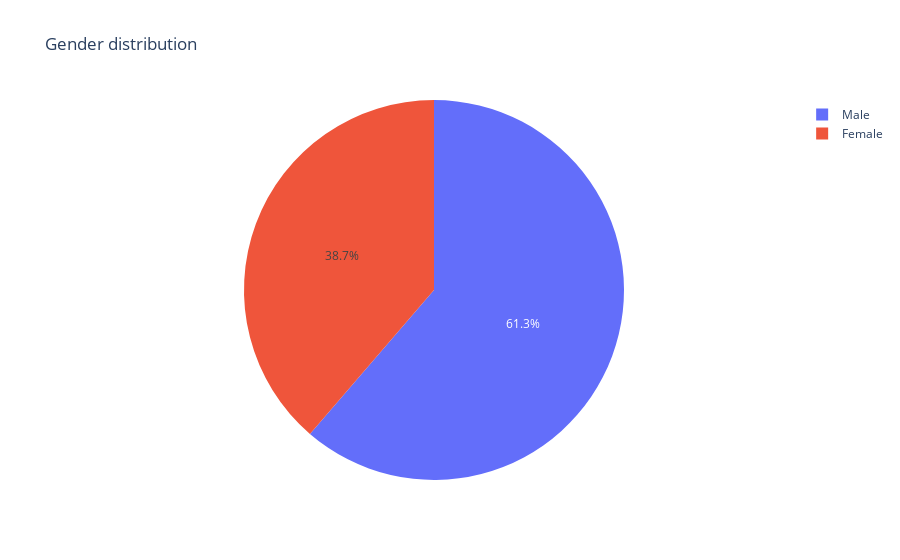

This figure's notebook cell:
### Code cell
import plotly.offline as py
py.init_notebook_mode(connected=True)
import plotly.graph_objs as go
import plotly.tools as tls
import plotly.express as px

pd.options.mode.chained_assignment = None
pd.options.display.max_columns = 999

temp_series = tb['Gender'].value_counts()
labels = (np.array(temp_series.index))
sizes = (np.array((temp_series / temp_series.sum())*100))

trace = go.Pie(labels=labels, values=sizes)
layout = go.Layout(
    title='Gender distribution'
)
data = [trace]
fig = go.Figure(data=data, layout=layout)
py.iplot(fig, filename="gender")

### Figure 1 — Plotly figure (JSON) as saved in the notebook; plotly's stock layout.template omitted (floating-point values rounded to 4 significant figures)
{"data": [{"labels": ["Male", "Female"], "type": "pie", "values": [61.32, 38.68]}], "layout": {"title": {"text": "Gender distribution"}}}
